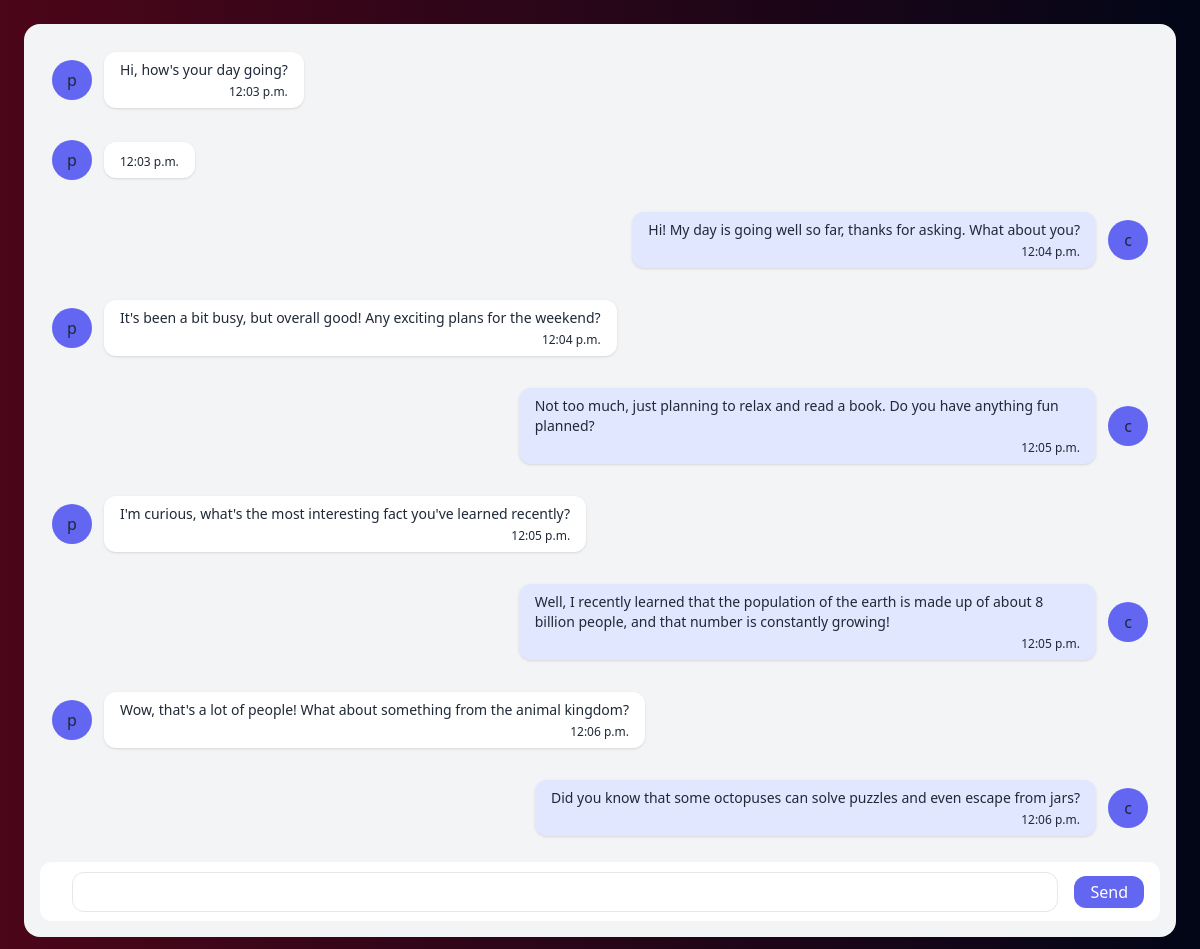
Before: /chatrooms/hangout/ (signed in) with the older database file.
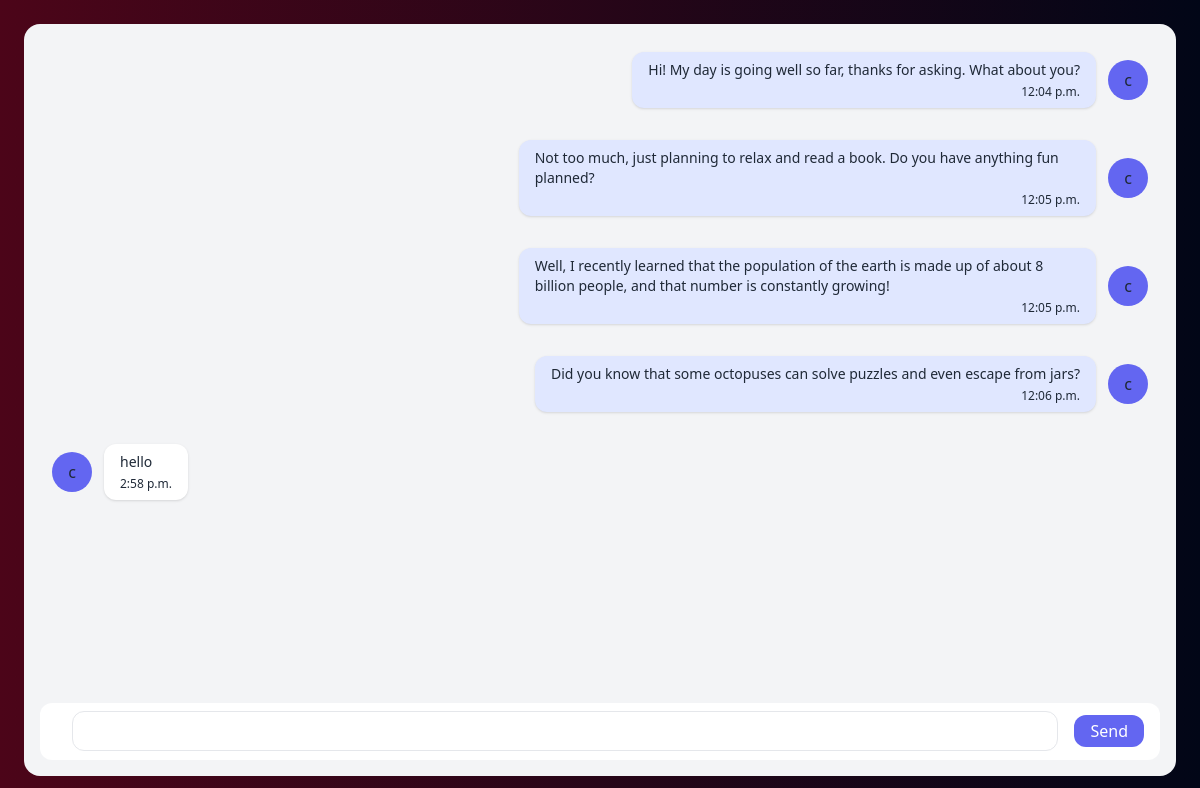
After: the same page with the newer database file.
### chat_room/models.py (models this page shows)
class Message(models.Model):
    chatroom = models.ForeignKey(ChatRoom, related_name='messages', on_delete=models.CASCADE)
    user = models.ForeignKey(User, related_name='messages', on_delete=models.CASCADE)
    content = models.TextField()
    date_added = models.DateTimeField(auto_now_add=True)
    class Meta:
        ordering = ('date_added',)

### chat_room/views.py (the view)
# urls.py: path('<slug:slug>/', views.chatroom, name='chatroom'),
@login_required
def chatroom(request, slug):
    chatroom = ChatRoom.objects.get(slug=slug)
    messages = Message.objects.filter(chatroom=chatroom)
    return render(request, 'chat_room/chatroom.html', {'chatroom': chatroom, 'messages': messages})

### chat_room/templates/chat_room/chatroom.html (shortened to what this page needs)
<!DOCTYPE html>
<html>
  <head>
    <script src="https://cdn.tailwindcss.com"></script>
  </head>
  <body class="bg-gradient-to-r from-rose-950 to-slate-950">
    <div class="flex h-screen antialiased text-gray-800">
      <div class="flex flex-row h-full w-full overflow-x-hidden">
        <div class="flex flex-col flex-auto h-full p-6">
          <div class="flex flex-col flex-auto flex-shrink-0 rounded-2xl bg-gray-100 h-full p-4">
            <div class="flex flex-col h-full overflow-x-auto mb-4">
              <div class="flex flex-col h-full">
                <div class="grid grid-cols-12 gap-y-2" id="chat-messages">
                  {% for m in messages %}
                    {% if m.user == request.user %}
                      <div class="col-start-6 col-end-13 p-3 rounded-lg">
                        <div class="flex items-center justify-start flex-row-reverse">
                          <div class="flex items-center justify-center h-10 w-10 rounded-full bg-indigo-500 flex-shrink-0">{{ m.user.username|first }}</div>
                          <div class="relative mr-3 text-sm bg-indigo-100 py-2 px-4 shadow rounded-xl">
                            <div>{{ m.content }}</div>
                            <p class="text-right text-xs text-grey-dark mt-1">
                              {{ m.date_added | time }}
                          </p>
                          </div>
                        </div>
                      </div>
                    {% else %}
                      <div class="col-start-1 col-end-8 p-3 rounded-lg">
                        <div class="flex flex-row items-center">
                          <div class="flex items-center justify-center h-10 w-10 rounded-full bg-indigo-500 flex-shrink-0">{{ m.user.username|first }}</div>
                          <div class="relative ml-3 text-sm bg-white py-2 px-4 shadow rounded-xl">
                            <div>{{ m.content }}</div>
                            <p class="text-right text-xs text-grey-dark mt-1">
                              {{ m.date_added | time }}
                          </p>
                          </div>
                        </div>
                      </div>
                    {% endif %}
                  {% endfor %}
                </div>
              </div>
            </div>
            <form method="post" action="." class="flex flex-row items-center h-16 rounded-xl bg-white w-full px-4">
              <div class="flex-grow ml-4">
                <div class="relative w-full">
                  <input type="text" name="content" id="chat-message-input" class="flex w-full border rounded-xl focus:outline-none focus:border-indigo-300 pl-4 h-10" />
                </div>
              </div>
              <div class="ml-4">
                <button class="flex items-center justify-center bg-indigo-500 hover:bg-indigo-600 rounded-xl text-white px-4 py-1 flex-shrink-0" id="chat-message-submit"><span>Send</span></button>
              </div>
            </form>
          </div>
        </div>
      </div>
    </div>
  </body>
</html>

Changed rows visible on the page:
removed Message: user.username|first "p", content "Hi, how's your day going?", date_added "12:03 p.m."
removed Message: user.username|first "p", date_added "12:03 p.m."
removed Message: user.username|first "p", content "It's been a bit busy, but overall good! Any exciting plans for the weekend?", date_added "12:04 p.m."
removed Message: user.username|first "p", content "I'm curious, what's the most interesting fact you've learned recently?", date_added "12:05 p.m."
removed Message: user.username|first "p", content "Wow, that's a lot of people! What about something from the animal kingdom?", date_added "12:06 p.m."
added Message: user.username|first "c", content "hello", date_added "2:58 p.m."
